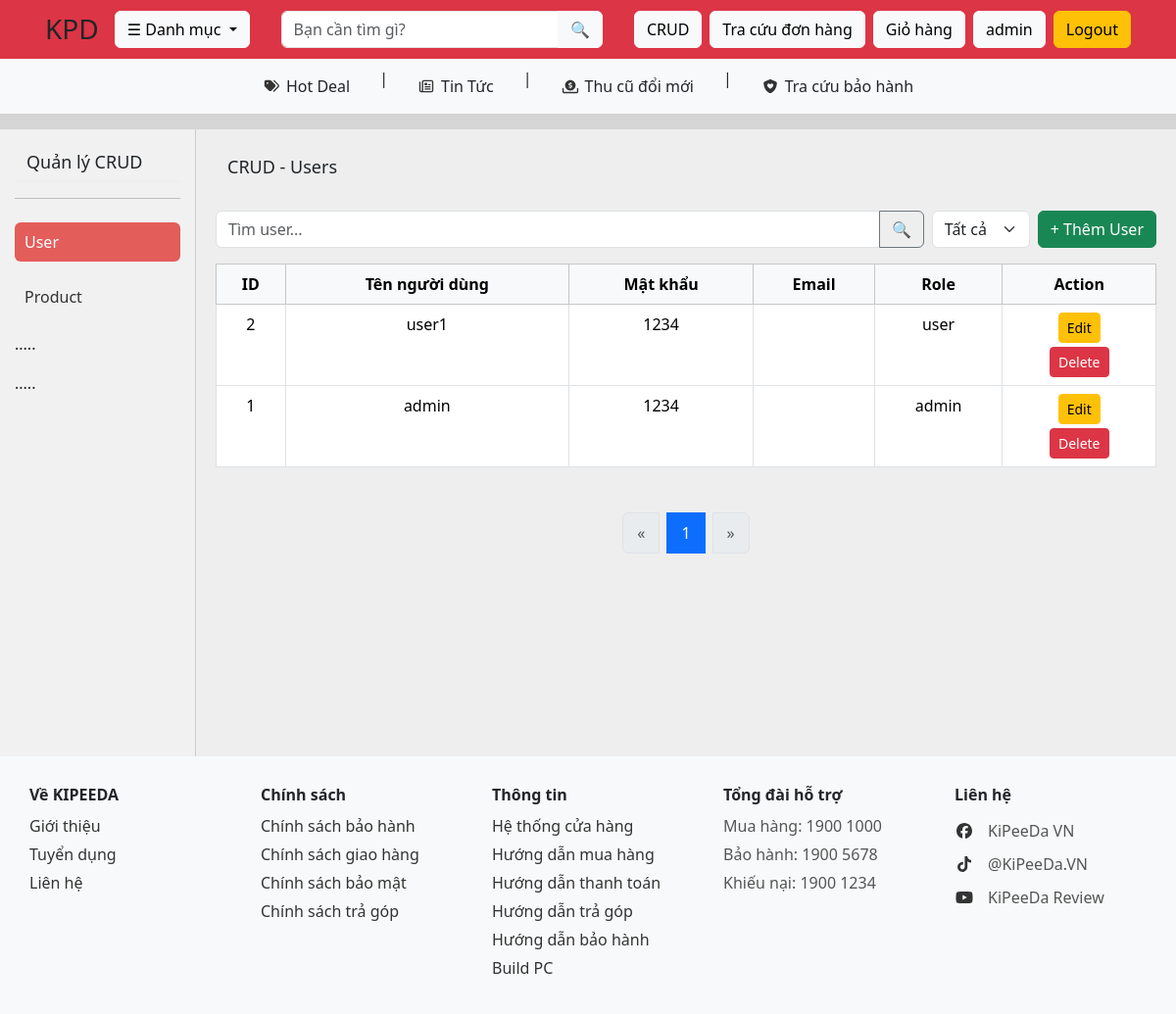
Screenshot of /user.php (signed in) with the database file from the repository.
### tables this page shows
CREATE TABLE IF NOT EXISTS `users` (
  `id` int NOT NULL AUTO_INCREMENT,
  `username` varchar(100) DEFAULT NULL,
  `password` varchar(255) DEFAULT NULL,
  `email` varchar(255) DEFAULT NULL,
  `role` enum('admin','user') NOT NULL,
  PRIMARY KEY (`id`)
);

### Database/Database.php (called while the page is built, shortened)
<?php
class Database
{
    private $host = "localhost";
    private $user = "root";
    private $pass = "";
    private $dbname = "kipeeda";
    public $conn;
    public function __construct()
    {
        $this->conn = new mysqli(
            $this->host,
            $this->user,
            $this->pass,
            $this->dbname
        );
        $this->conn->set_charset("utf8mb4");
    }
    public function select($sql, $types = "", $params = [])
    {
        $stmt = $this->conn->prepare($sql);
        if (!empty($params)) {
            $stmt->bind_param($types, ...$params);
        }
        $stmt->execute();
        $result = $stmt->get_result();
        $data = $result ? $result->fetch_all(MYSQLI_ASSOC) : [];
        return $data;
    }
    public function count($sql, $types = "", $params = [])
    {
        $stmt = $this->conn->prepare($sql);
        $stmt->execute();
        $stmt->bind_result($total);
        return $total ?? 0;
    }
}

### user.php (the view, shortened to what this page needs)
<?php
require_once "Database/Database.php";
$db = new Database();
$page = isset($_GET['page']) ? (int)$_GET['page'] : 1;
$limit = 10;
$total = $db->count("SELECT COUNT(*) FROM users");
$role = isset($_GET['role']) ? $_GET['role'] : "";
$params = [];
$types = "";
$whereSql = "";
$total = $db->count(
    "SELECT COUNT(*) FROM users $whereSql",
    $types,
    $params
);
$totalPage = ceil($total / $limit);
$offset = ($page - 1) * $limit;
$sql = "SELECT * FROM users
        $whereSql
        ORDER BY id DESC
        LIMIT ?, ?";
$params[] = $offset;
$params[] = $limit;
$types .= "ii";
$users = $db->select($sql, $types, $params);
?>
<!DOCTYPE html>
<html lang="vi">
<head>
    <link href="https://cdn.jsdelivr.net/npm/bootstrap@5.3.3/dist/css/bootstrap.min.css" rel="stylesheet">
    <link rel="stylesheet" href="public/css/style.css">
    <link rel="stylesheet" href="public/css/crud.css">
</head>
<body>
    <?php include "navbar.php"; ?>
    <div class="container-fluid mt-3">
        <div class="row">
            <div class="col-md-2 sidebar">
                <h6>Quản lý CRUD</h6>
                <hr>
                <ul class="list-unstyled">
                    <li><a href="user.php" class="active">User</a></li>
                    <li><a href="crud.php">Product</a></li>
                    <li>.....</li>
                    <li>.....</li>
                </ul>
            </div>
            <div class="col-md-10 main-content">
                <div class="d-flex justify-content-between align-items-center mb-3">
                    <h5>CRUD - Users</h5>
                </div>
                <div class="d-flex gap-2 mb-3 flex-wrap">
                    <form method="GET" class="flex-grow-1">
                        <div class="input-group">
                            <input
                                type="search"
                                name="user_keyword"
                                class="form-control"
                                placeholder="Tìm user..."
                                value="<?= isset($_GET['user_keyword']) ? $_GET['user_keyword'] : '' ?>">
                            <button class="btn btn-outline-secondary" type="submit">
                                🔍
                            </button>
                        </div>
                    </form>
                    <select id="categoryFilter" class="form-select w-auto">
                        <option value="">Tất cả</option>
                    </select>
                    <button class="btn btn-success" data-bs-toggle="modal" data-bs-target="#addUserModal">
                        + Thêm User
                    </button>
                </div>
                <div class="table-responsive">
                    <table class="table table-bordered text-center">
                        <thead class="table-light">
                            <tr>
                                <th>ID </th>
                                <th>Tên người dùng </th>
                                <th>Mật khẩu </th>
                                <th>Email </th>
                                <th>Role</th>
                                <th>Action</th>
                            </tr>
                        </thead>
                        <tbody>
                            <?php foreach ($users as $u): ?>
                                <tr>
                                    <td><?= $u["id"] ?></td>
                                    <td><?= $u["username"] ?></td>
                                    <td><?= $u["password"] ?></td>
                                    <td><?= $u["email"] ?></td>
                                    <td><?= $u["role"] ?></td>
                                    <td>
                                        <button class="btn btn-warning btn-sm mb-1"
                                            data-bs-toggle="modal"
                                            data-bs-target="#edit<?= $u["id"] ?>">
                                            Edit
                                        </button>
                                        <br>
                                        <a href="?delete=<?= $u["id"] ?>"
                                            class="btn btn-danger btn-sm"
                                            onclick="return confirm('Xóa user này?')">
                                            Delete
                                        </a>
                                    </td>
                                </tr>
                            <?php endforeach; ?>
                        </tbody>
                    </table>
                </div>
                <nav>
                    <ul class="pagination justify-content-center">
                        <li class="page-item <?= ($page <= 1) ? 'disabled' : '' ?>">
                            <a class="page-link"
                                href="?page=<?= $page - 1 ?>&user_keyword=<?= urlencode($keyword) ?>&role=<?= urlencode($role) ?>">
                                «
                            </a>
                        </li>
                        <?php for ($i = 1; $i <= $totalPage; $i++): ?>
                            <li class="page-item <?= ($i == $page) ? 'active' : '' ?>">
                                <a class="page-link"
                                    href="?page=<?= $i ?>&user_keyword=<?= urlencode($keyword) ?>&role=<?= urlencode($role) ?>">
                                    <?= $i ?>
                                </a>
                            </li>
                        <?php endfor; ?>
                        <li class="page-item <?= ($page >= $totalPage) ? 'disabled' : '' ?>">
                            <a class="page-link"
                                href="?page=<?= $page + 1 ?>&user_keyword=<?= urlencode($keyword) ?>&role=<?= urlencode($role) ?>">
                                »
                            </a>
                        </li>
                    </ul>
                </nav>
            </div>
        </div>
    </div>
    <?php include "footer.php" ?>
</body>
</html>

### public/css/style.css (style rules this page uses)
body { background: #cfcfcfda; }

### public/css/crud.css (style rules this page uses)
.sidebar { background: #f1f1f1; min-height: 80vh; padding: 15px; border-right: 1px solid #ccc; }
.sidebar ul li { padding: 8px 0; }
.sidebar a { text-decoration: none; color: black; }
.main-content { background: #eee; min-height: 80vh; padding: 20px; }
.sidebar h6 { padding: 8px 10px; }
.sidebar h6, .main-content h5 { font-size: 18px; padding: 8px 12px; border-bottom: 2px solid #eee; }
.pagination { display: flex; justify-content: center; gap: 8px; margin: 30px 0; }
.pagination a { padding: 8px 14px; border: 1px solid #ddd; text-decoration: none; color: #333; }
th { cursor: pointer; user-select: none; white-space: nowrap; }
.sidebar a { display: block; padding: 8px 10px; color: #333; border-radius: 6px; text-decoration: none; transition: 0.2s; }
.sidebar a.active { background: #e35d5b; color: #fff; font-weight: 500; }

### rows the page displays
users: id "2", username "user1", password "1234", role "user"
users: id "1", username "admin", password "1234", role "admin"

### other values shown
$_SESSION["user"] "admin"
